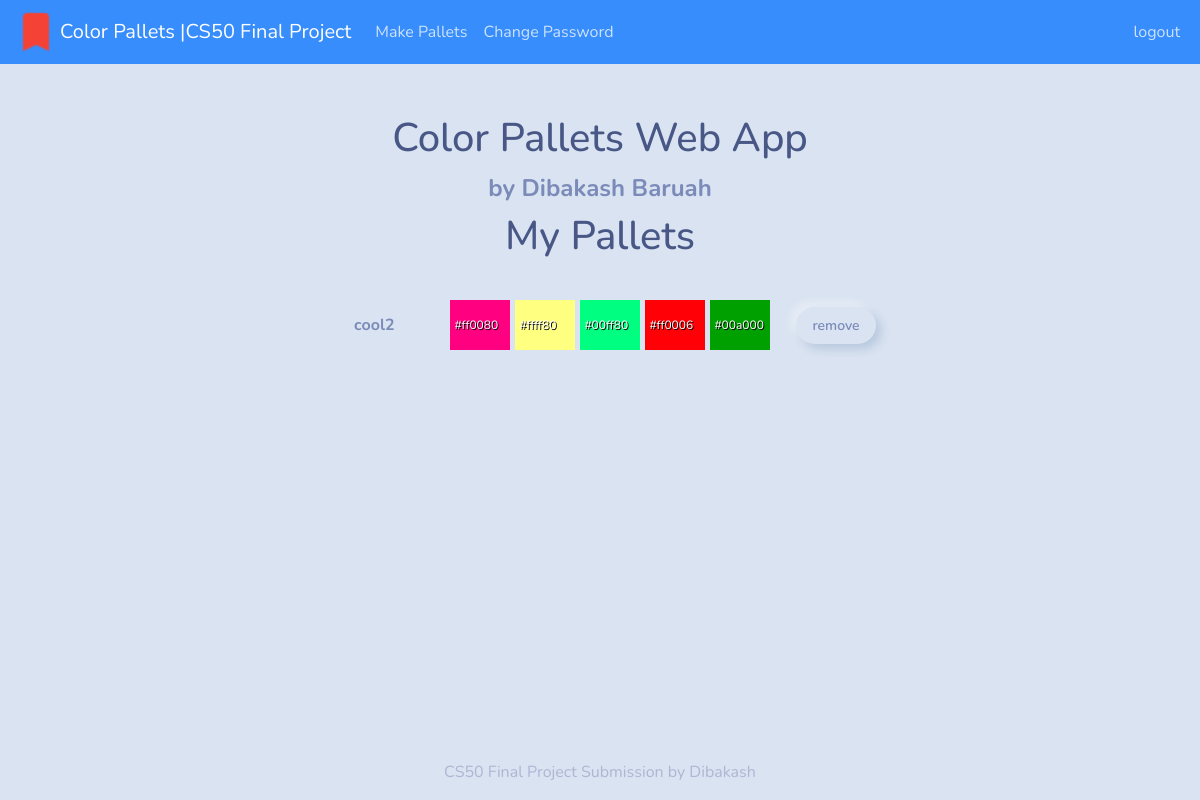
Page / (signed in) on the earlier database version.
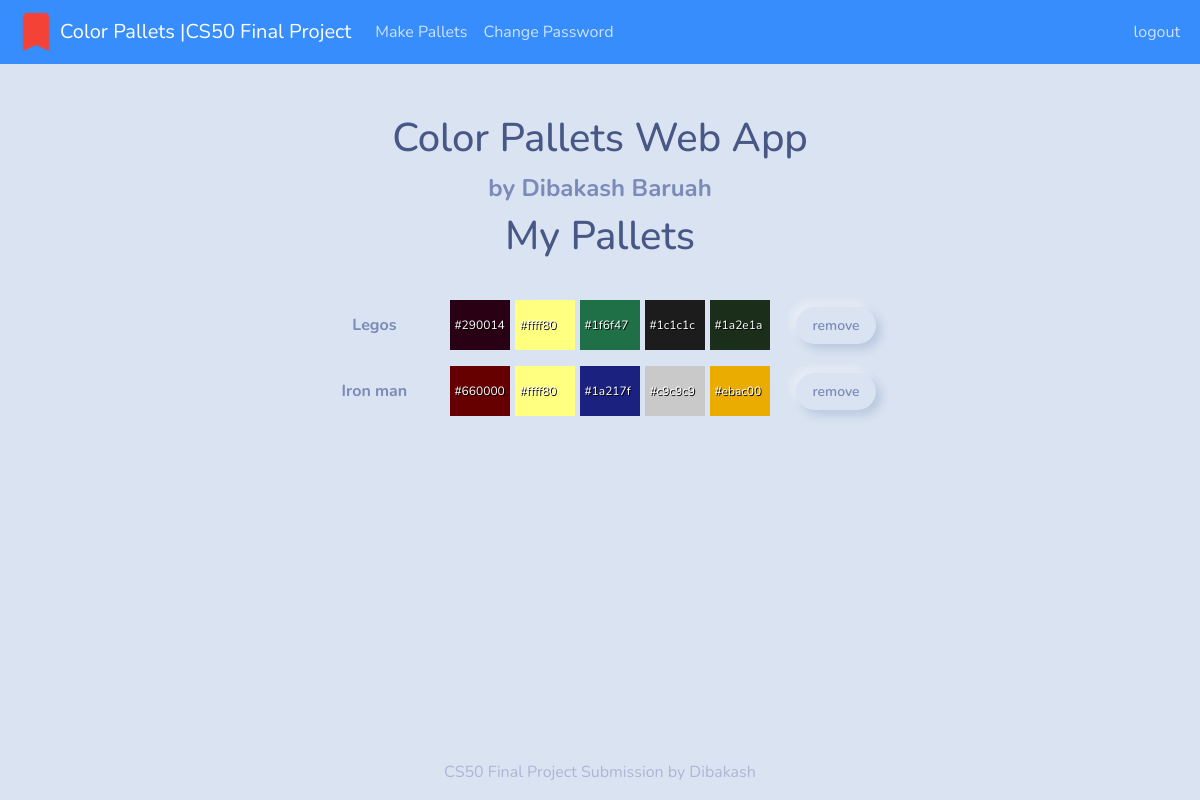
Same page on the later database version.
### tables this page shows
CREATE TABLE colors(id INTEGER NOT NULL, user_id INTEGER NOT NULL, pallet_name text NOT NULL, clr1 TEXT NOT NULL, clr2 TEXT NOT NULL,  clr3 TEXT NOT NULL,  clr4 TEXT NOT NULL,  clr5 TEXT NOT NULL,  PRIMARY KEY(id), FOREIGN KEY(user_id) REFERENCES users(id));

### app/__init__.py (the view)
    @app.route("/", methods=["GET", "POST"])
    @login_required
    def index():
        if request.method == "POST":
            pallet_id = request.form.get("pallet_id")
            db.execute("DELETE FROM colors WHERE id = ?", pallet_id)
            return redirect("/")
        colors = db.execute("SELECT * FROM colors WHERE user_id=?", session["user_id"])
        return render_template("index.html", colors=colors)

### app/templates/index.html (shortened to what this page needs)
{% extends "layout.html" %}
{% block main %}
<div class="container text-center custom-heading">
    <h1>Color Pallets Web App</h1>
    <b>by Dibakash Baruah</b>
</div>
<h1 class="text-center custom-margin-top custom-margin-bottom">My Pallets</h1>
<div class="custom-container ">
    {% for pallet in colors %}
    <form class="pallet" action="/" method="post">
        <b>{{pallet.pallet_name}}</b>
        <div>
            <span data-clr="{{pallet.clr1}}">{{pallet.clr1}}</span>
            <span data-clr="{{pallet.clr2}}">{{pallet.clr2}}</span>
            <span data-clr="{{pallet.clr3}}">{{pallet.clr3}}</span>
            <span data-clr="{{pallet.clr4}}">{{pallet.clr4}}</span>
            <span data-clr="{{pallet.clr5}}">{{pallet.clr5}}</span>
        </div>
        <button type="submit" class="btn btn-sm btn-light">remove</button>
    </form>
    {% endfor %}
</div>
{% endblock %}

### app/templates/layout.html (shortened to what this page needs)
<!DOCTYPE html>
<html lang="en">
    <head>
        <link rel="stylesheet" href="static/bootstrap.min.css">
        <link rel="stylesheet" href="static/style.css">
    </head>
    <body>
        <header>
            <nav class="navbar navbar-expand-sm navbar-dark bg-primary">
                <div class="container-fluid">
                    <img src="static/favicon.ico" alt="">
                    <a class="navbar-brand" href="/"><span>Color Pallets | </span> <span> CS50 Final Project</span></a>
                    <div class="collapse navbar-collapse" id="navbarColor03">
                        {% if session.user_id %}
                        <ul class="navbar-nav me-auto">
                            <li class="nav-item">
                                <a class="nav-link" href="/make">Make Pallets</a>
                            </li>
                            <li class="nav-item">
                                <a class="nav-link" href="/password">Change Password</a>
                            </li>
                        </ul>
                        <ul class="navbar-nav">
                            <li class="nav-item">
                                <a class="nav-link" href="/logout">logout</a>
                            </li>
                        </ul>
                        {% else %}
                        <ul class="navbar-nav right">
                            <li class="nav-item"><a class="nav-link" href="/register">Register</a></li>
                            <li class="nav-item"><a class="nav-link" href="/login">Log In</a></li>
                        </ul>
                        {% endif %}
                    </div>
                </div>
            </nav>
        </header>
        <main class="container-sm">
            {% block main %}
            {% endblock %}
        </main>
        <footer>
            <p class="text-muted text-center">CS50 Final Project Submission by Dibakash</p>
        </footer>
    </body>
</html>

### app/static/style.css (style rules this page uses)
body { display: grid; grid-template-rows: auto 1fr auto; min-height: 100vh; }
a.navbar-brand { display: flex !important; flex-wrap: wrap; }
main { height: auto; margin-bottom: 50px !important; }
.custom-margin-top { margin-top: 1em; }
.custom-margin-bottom { margin-bottom: 1em; }
footer { width: 100%; margin-top: auto !important; margin-bottom: 0 !important; }
.custom-container { display: grid; gap: 1rem; text-align: center; justify-content: center; }
.pallet { display: flex; flex-wrap: wrap; justify-content: center; align-items: center; margin: auto; gap: 10px; }
.pallet b { width: 100px; }
.pallet div { display: flex; gap: 5px; min-width: 300px; margin-left: 1rem; margin-right: 1rem; }
.pallet div > span { height: 50px; font-size: 12px; padding: 0 4px; display: flex; align-items: center; background-color: aquamarine; margin: 0 !important; position: relative; width: 60px; color: white; text-shadow: 1px 1px 0 black; }
.pallet button.btn-sm { padding: 0.5rem 1rem; }
.custom-heading { margin-top: 50px; margin-bottom: -50px; }
.custom-heading b { font-size: 24px; }

Differences in the rows shown:
removed colors: pallet_name "cool2", clr1 "#ff0080", clr2 "#ffff80", clr3 "#00ff80", clr4 "#ff0006", clr5 "#00a000"
added colors: pallet_name "Legos", clr1 "#290014", clr2 "#ffff80", clr3 "#1f6f47", clr4 "#1c1c1c", clr5 "#1a2e1a"
added colors: pallet_name "Iron man", clr1 "#660000", clr2 "#ffff80", clr3 "#1a217f", clr4 "#c9c9c9", clr5 "#ebac00"
